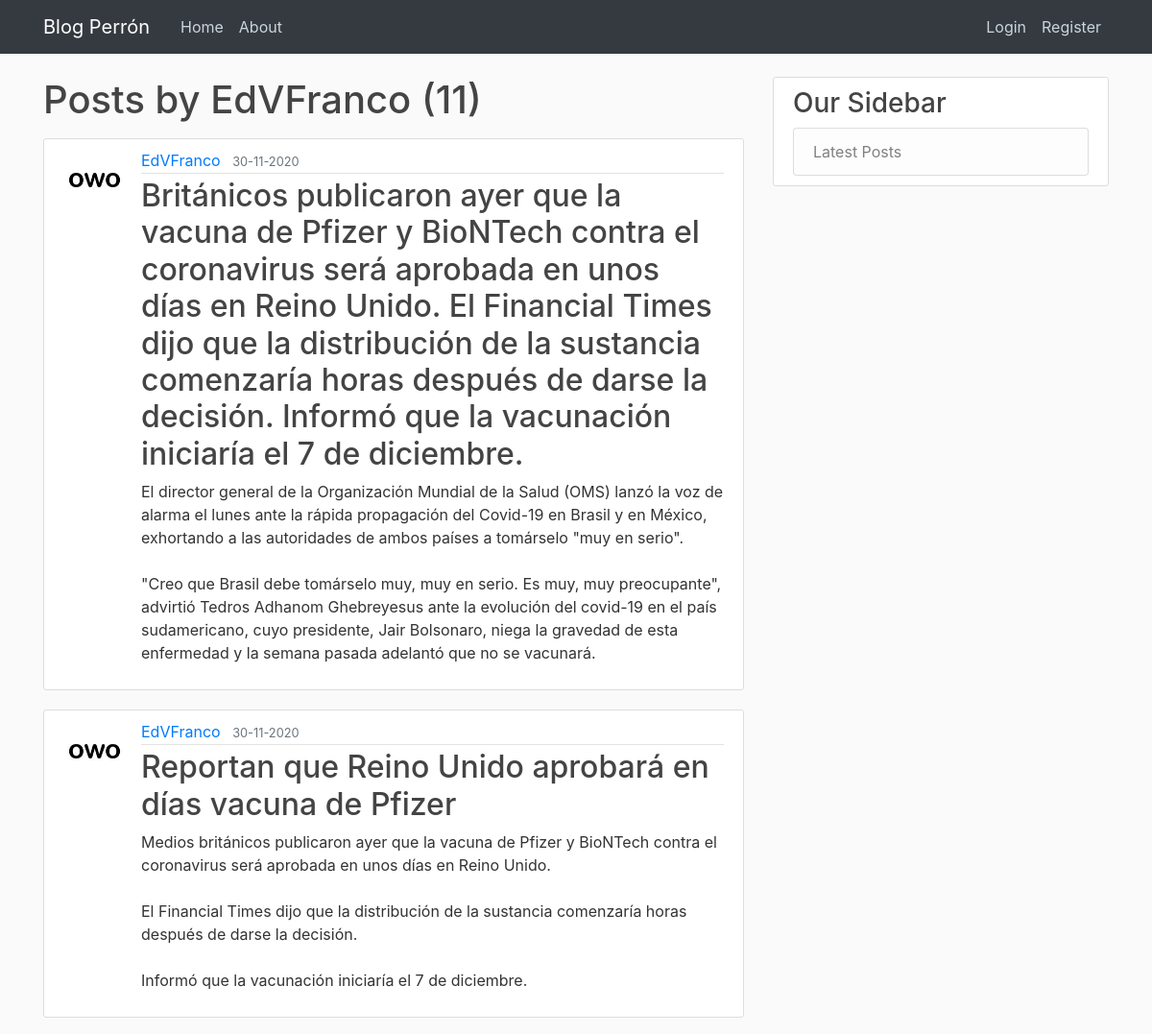
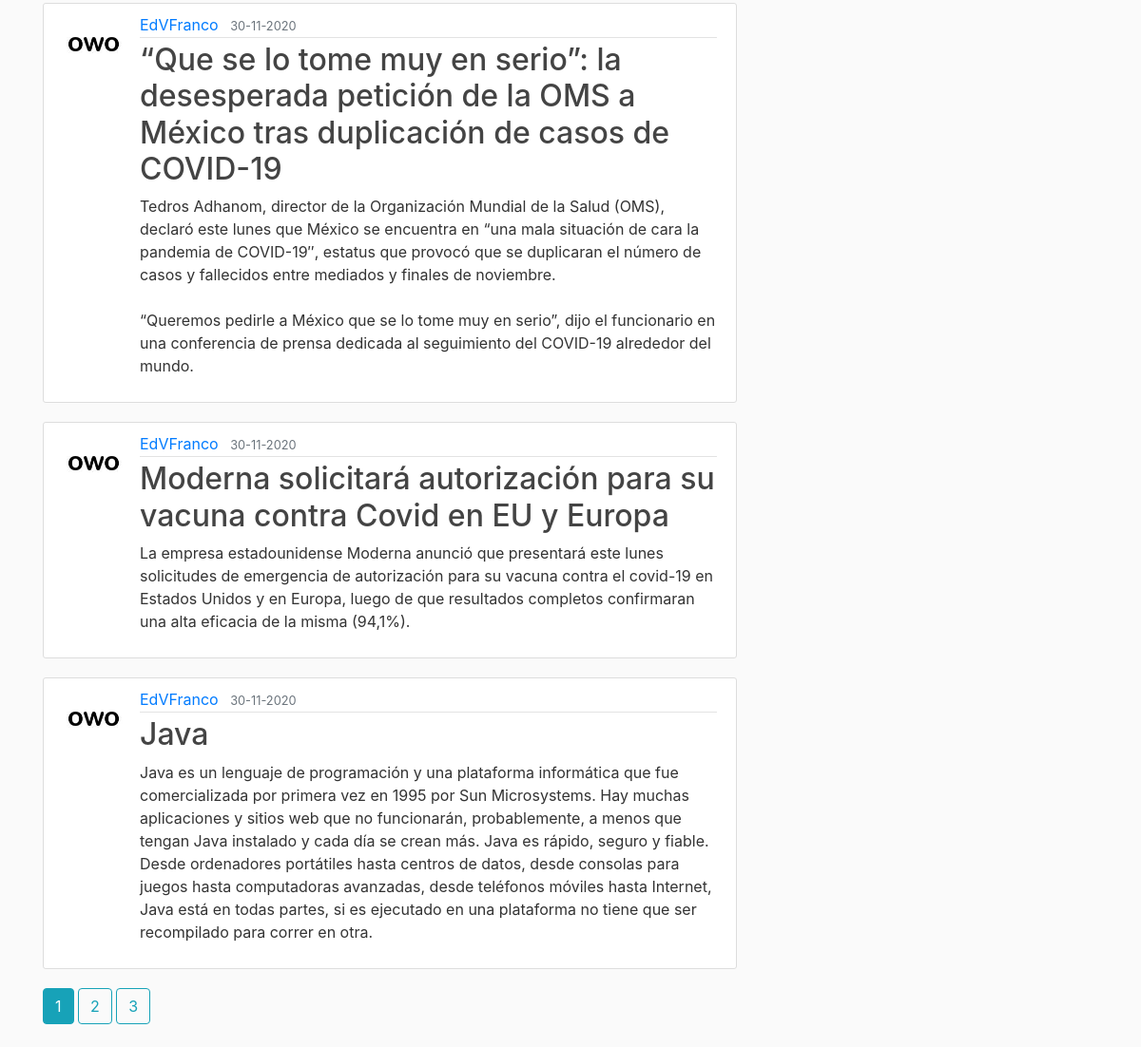
The page /user/EdVFranco on the database its author committed (2 pictures, top to bottom).
### flaskblog/models.py (models this page shows, shortened)
class User(db.Model, UserMixin):
	id = db.Column(db.Integer, primary_key=True)
	username = db.Column(db.String(20), unique=True, nullable=False)
	email = db.Column(db.String(120), unique=True, nullable=False)
	image_file = db.Column(db.String(20), nullable=False, default='default.jpg')
	password = db.Column(db.String(60), nullable=False)
	posts = db.relationship('Post', backref='author', lazy=True)

class Post(db.Model):
	id = db.Column(db.Integer, primary_key=True)
	title = db.Column(db.String(100), nullable=False)
	date_posted = db.Column(db.DateTime, nullable=False, default=datetime.now)
	content = db.Column(db.Text, nullable=False)
	user_id = db.Column(db.Integer, db.ForeignKey('user.id'), nullable=False)

### flaskblog/users/routes.py (the view)
@users.route("/user/<string:username>")
def user_posts(username):
	page = request.args.get('page', 1, type=int)
	user = User.query.filter_by(username=username).first_or_404()
	posts = Post.query.filter_by(author=user).order_by(Post.date_posted.desc()).paginate(page=page, per_page=5)
	return render_template('user_posts.html', posts = posts, user=user)

### flaskblog/templates/user_posts.html
{% extends "layout.html" %}
{% block content %}
    <h1 class="mb-3">Posts by {{ user.username }} ({{ posts.total }})</h1>
        {% for post in posts.items %}
            <article class="media content-section">
                <img class="rounded-circle article-img" src="{{ url_for('static', filename='profile_pics/' + post.author.image_file) }}">
                <div class="media-body">
                <div class="article-metadata">
                    <a class="mr-2" href="{{ url_for('users.user_posts', username=post.author.username) }}">{{ post.author.username }}</a>
                    <small class="text-muted">{{ post.date_posted.strftime('%d-%m-%Y') }}</small>
                </div>
                <h2><a class="article-title" href="{{ url_for('posts.post', post_id=post.id) }}">{{ post.title }}</a></h2>
                <p class="article-content">{{ post.content }}</p>
                </div>
            </article>
        {% endfor %}
        {% for page_num in posts.iter_pages(left_edge=1, right_edge=1, left_current=1, right_current=2) %}
            {% if page_num %}
                {% if posts.page == page_num %}
                    <a class="btn btn-info mb-4" href="{{ url_for('users.user_posts', username=user.username, page=page_num)}}">{{ page_num }}</a>
                {% else %}
                    <a class="btn btn-outline-info mb-4" href="{{ url_for('users.user_posts', username=user.username, page=page_num)}}">{{ page_num }}</a>
                {% endif %}
            {% else %}
                ...
            {% endif %}
        {% endfor %}
{% endblock content %}

### flaskblog/static/main.css (style rules this page uses)
body { background: #fafafa; color: #333333; margin-top: 5rem; }
h1, h2, h3, h4, h5, h6 { color: #444444; }
.content-section { background: #ffffff; padding: 10px 20px; border: 1px solid #dddddd; border-radius: 3px; margin-bottom: 20px; }
.article-title { color: #444444; }
.article-content { white-space: pre-line; }
.article-img { height: 65px; width: 65px; margin-right: 16px; }
.article-metadata { padding-bottom: 1px; margin-bottom: 4px; border-bottom: 1px solid #e3e3e3 }

### rows shown on the page
User: username "EdVFranco"
Post: image_file (picture), author.username "EdVFranco", date_posted "30-11-2020", title "Británicos publicaron ayer que la vacuna de Pfizer y BioNTech contra el coronavirus será aprobada en unos días en Reino Unido. El Financial Times dijo que la distribución de la sustancia comenzaría horas después de darse la decisión. Informó que la vacunación iniciaría el 7 de diciembre.", content "El director general de la Organización Mundial de la Salud (OMS) lanzó la voz de alarma el lunes ante la rápida propagación del Covid-19 en Brasil y en México, exhortando a las autoridades de ambos países a tomárselo \"muy en serio\". \"Creo que Brasil debe tomárselo muy, muy en serio. Es muy, muy preocupante\", advirtió Tedros Adhanom Ghebreyesus ante la evolución del covid-19 en el país sudamericano, cuyo presidente, Jair Bolsonaro, niega la gravedad de esta enfermedad y la semana pasada adelantó que no se vacunará."
Post: image_file (picture), author.username "EdVFranco", date_posted "30-11-2020", title "Reportan que Reino Unido aprobará en días vacuna de Pfizer", content "Medios británicos publicaron ayer que la vacuna de Pfizer y BioNTech contra el coronavirus será aprobada en unos días en Reino Unido. El Financial Times dijo que la distribución de la sustancia comenzaría horas después de darse la decisión. Informó que la vacunación iniciaría el 7 de diciembre."
Post: image_file (picture), author.username "EdVFranco", date_posted "30-11-2020", title "“Que se lo tome muy en serio”: la desesperada petición de la OMS a México tras duplicación de casos de COVID-19", content "Tedros Adhanom, director de la Organización Mundial de la Salud (OMS), declaró este lunes que México se encuentra en “una mala situación de cara la pandemia de COVID-19″, estatus que provocó que se duplicaran el número de casos y fallecidos entre mediados y finales de noviembre. “Queremos pedirle a México que se lo tome muy en serio”, dijo el funcionario en una conferencia de prensa dedicada al seguimiento del COVID-19 alrededor del mundo."
Post: image_file (picture), author.username "EdVFranco", date_posted "30-11-2020", title "Moderna solicitará autorización para su vacuna contra Covid en EU y Europa", content "La empresa estadounidense Moderna anunció que presentará este lunes solicitudes de emergencia de autorización para su vacuna contra el covid-19 en Estados Unidos y en Europa, luego de que resultados completos confirmaran una alta eficacia de la misma (94,1%)."
Post: image_file (picture), author.username "EdVFranco", date_posted "30-11-2020", title "Java", content "Java es un lenguaje de programación y una plataforma informática que fue comercializada por primera vez en 1995 por Sun Microsystems. Hay muchas aplicaciones y sitios web que no funcionarán, probablemente, a menos que tengan Java instalado y cada día se crean más. Java es rápido, seguro y fiable. Desde ordenadores portátiles hasta centros de datos, desde consolas para juegos hasta computadoras avanzadas, desde teléfonos móviles hasta Internet, Java está en todas partes, si es ejecutado en una plataforma no tiene que ser recompilado para correr en otra."

### other values the page prints
{{ posts.total }} "11"
{{ page_num }} "1"
{{ page_num }} "2" "3"
